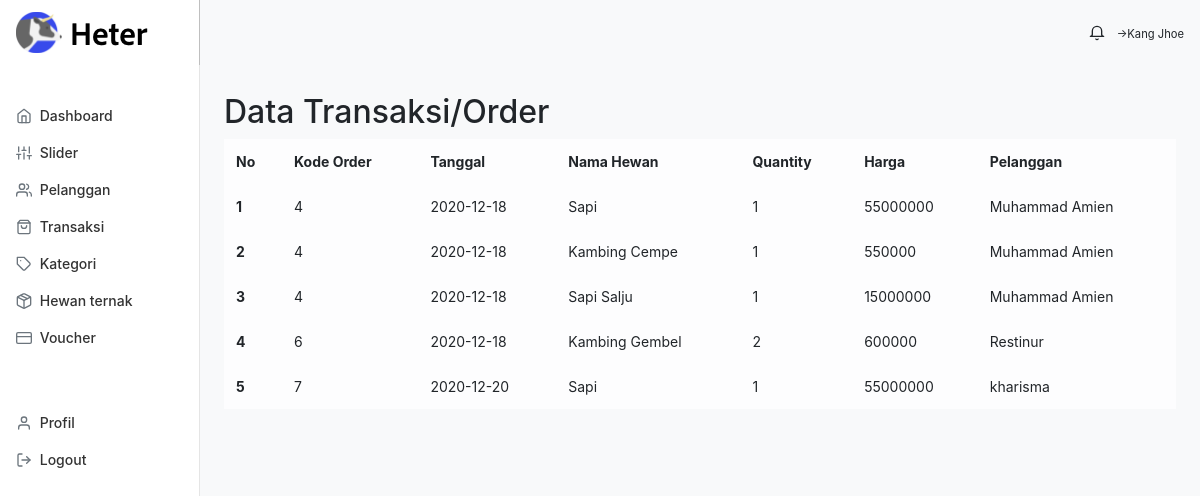
The page /index.php/administrator/order on the database its author committed.
### tables this page shows
CREATE TABLE `tb_detail_order` (
  `id` int(10) UNSIGNED NOT NULL,
  `order_id` int(10) DEFAULT NULL,
  `produk` int(10) DEFAULT NULL,
  `qty` int(10) DEFAULT NULL,
  `harga` varchar(20) DEFAULT NULL
);

CREATE TABLE `tb_order` (
  `id` int(10) NOT NULL,
  `tanggal` date DEFAULT NULL,
  `pelanggan` int(10) DEFAULT NULL
);

CREATE TABLE `tb_hewan` (
  `idhewan` int(10) UNSIGNED NOT NULL,
  `nama_hewan` varchar(255) DEFAULT NULL,
  `nama_pemilik` varchar(255) NOT NULL,
  `deskripsi` varchar(255) DEFAULT NULL,
  `stok` varchar(255) NOT NULL,
  `berat` varchar(255) NOT NULL,
  `harga` varchar(10) DEFAULT NULL,
  `umur` varchar(255) NOT NULL,
  `kelamin` enum('Jantan','Betina') NOT NULL,
  `img_hewan` varchar(50) DEFAULT NULL,
  `kondisi` enum('Baik','Sangat Baik') NOT NULL,
  `alamat` text NOT NULL,
  `link_alamat` varchar(255) NOT NULL,
  `kategori` int(10) DEFAULT NULL,
  `date_created` date NOT NULL
);

CREATE TABLE `tb_pelanggan` (
  `id` int(10) UNSIGNED NOT NULL,
  `nama` varchar(50) DEFAULT NULL,
  `email` varchar(50) DEFAULT NULL,
  `alamat` varchar(50) DEFAULT NULL,
  `telp` varchar(20) DEFAULT NULL,
  `pesan` text NOT NULL
);

### application/controllers/administrator/Order.php (called while the page is built, shortened)
<?php
class Order extends CI_Controller
{
    public function __construct()
    {
        $this->load->model('HewanTernak_m');
        $this->load->model('Keranjang_model');
    }
    public function index()
    {
        $data['title'] = "HETER - Transaksi";
        $data['order'] = $this->HewanTernak_m->get_data_order();
        $this->load->view('templates_administrator/header', $data);
        $this->load->view('templates_administrator/siedbar');
        $this->load->view('administrator/customer/order', $data);
        $this->load->view('templates_administrator/footer');
    }
}

### index.php (called while the page is built, shortened)
<?php
require_once BASEPATH.'core/CodeIgniter.php';

### application/models/HewanTernak_m.php (called while the page is built, shortened)
<?php
class HewanTernak_m extends CI_Model
{
    public function get_data_order()
    {
        $this->db->from('tb_detail_order');
        $this->db->join('tb_hewan', 'tb_detail_order.produk = tb_hewan.idhewan');
        $this->db->join('tb_order', 'tb_detail_order.order_id = tb_order.id');
        $this->db->join('tb_pelanggan', 'tb_order.pelanggan = tb_pelanggan.id');
        return $this->db->get()->result_array();
    }
}

### application/views/administrator/customer/order.php (the view, shortened to what this page needs)
<main role="main" class="col-md-9 ml-sm-auto col-lg-10 px-md-4 bg-light" style="height: 100vh;">
    <div class="d-flex justify-content-between flex-wrap flex-md-nowrap align-items-center pt-1 pb-2 mb-3">
    </div>
    <h2>Data Transaksi/Order</h2>
    <div class="table-responsive">
        <table class="table table-borderless table-light">
            <thead style="border:none !important;">
                <tr>
                    <th scope="col">No</th>
                    <th scope="col">Kode Order</th>
                    <th scope="col">Tanggal</th>
                    <th scope="col">Nama Hewan</th>
                    <th scope="col">Quantity</th>
                    <th scope="col">Harga</th>
                    <th scope="col">Pelanggan</th>
                </tr>
            </thead>
            <tbody>
                <?php
                if (isset($order)) {
                    $no = 1;
                    foreach ($order as $ord) {
                ?>
                        <tr>
                            <th scope="row"><?= $no++; ?></th>
                            <td><?= $ord['order_id']; ?></td>
                            <td><?= $ord['tanggal']; ?></td>
                            <td><?= $ord['nama_hewan']; ?></td>
                            <td><?= $ord['qty']; ?></td>
                            <td><?= $ord['harga']; ?></td>
                            <td><?= $ord['nama']; ?></td>
                        </tr>
                <?php
                    }
                } else {
                    echo "";
                }
                ?>
            </tbody>
        </table>
    </div>
</main>

### rows shown on the page
tb_detail_order: order "4", order.tanggal "2020-12-18", tb_hewan.nama_hewan "Sapi", qty "1", tb_hewan.harga "55000000", tb_pelanggan.nama "Muhammad Amien"
tb_detail_order: order "4", order.tanggal "2020-12-18", tb_hewan.nama_hewan "Kambing Cempe", qty "1", tb_hewan.harga "550000", tb_pelanggan.nama "Muhammad Amien"
tb_detail_order: order "4", order.tanggal "2020-12-18", tb_hewan.nama_hewan "Sapi Salju", qty "1", tb_hewan.harga "15000000", tb_pelanggan.nama "Muhammad Amien"
tb_detail_order: order "6", order.tanggal "2020-12-18", tb_hewan.nama_hewan "Kambing Gembel", qty "2", tb_hewan.harga "600000", tb_pelanggan.nama "Restinur"
tb_detail_order: order "7", order.tanggal "2020-12-20", tb_hewan.nama_hewan "Sapi", qty "1", tb_hewan.harga "55000000", tb_pelanggan.nama "kharisma"
